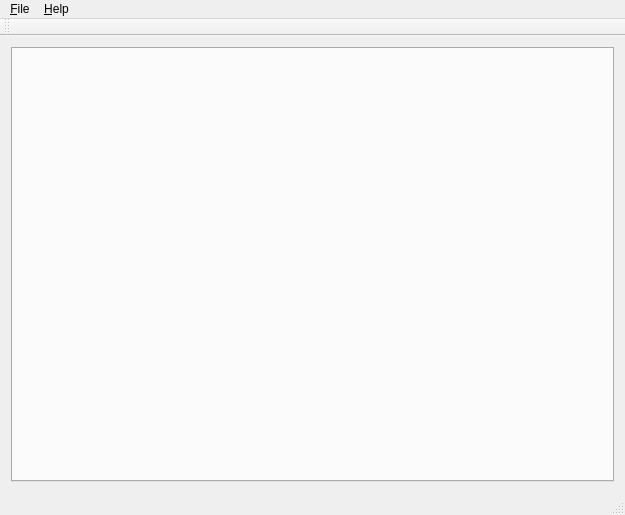
<?xml version="1.0" encoding="UTF-8"?>
<ui version="4.0">
 <class>MainWindow</class>
 <widget class="QMainWindow" name="MainWindow">
  <property name="geometry">
   <rect>
    <x>0</x>
    <y>0</y>
    <width>625</width>
    <height>515</height>
   </rect>
  </property>
  <property name="windowTitle">
   <string>MainWindow</string>
  </property>
  <widget class="QWidget" name="centralWidget">
   <layout class="QVBoxLayout" name="verticalLayout">
    <item>
     <widget class="QTabWidget" name="tabWidget">
      <property name="currentIndex">
       <number>-1</number>
      </property>
     </widget>
    </item>
   </layout>
  </widget>
  <widget class="QMenuBar" name="menuBar">
   <property name="geometry">
    <rect>
     <x>0</x>
     <y>0</y>
     <width>625</width>
     <height>24</height>
    </rect>
   </property>
   <widget class="QMenu" name="menu_File">
    <property name="title">
     <string>&amp;File</string>
    </property>
    <addaction name="actionExit"/>
   </widget>
   <widget class="QMenu" name="menu_Help">
    <property name="title">
     <string>&amp;Help</string>
    </property>
    <addaction name="actionAbout"/>
    <addaction name="actionAboutQt"/>
   </widget>
   <addaction name="menu_File"/>
   <addaction name="menu_Help"/>
  </widget>
  <widget class="QToolBar" name="mainToolBar">
   <attribute name="toolBarArea">
    <enum>TopToolBarArea</enum>
   </attribute>
   <attribute name="toolBarBreak">
    <bool>false</bool>
   </attribute>
  </widget>
  <widget class="QStatusBar" name="statusBar"/>
  <action name="actionExit">
   <property name="text">
    <string>E&amp;xit</string>
   </property>
   <property name="toolTip">
    <string>Exit Program</string>
   </property>
   <property name="shortcut">
    <string>Ctrl+Q</string>
   </property>
  </action>
  <action name="actionAbout">
   <property name="text">
    <string>&amp;About</string>
   </property>
  </action>
  <action name="actionAboutQt">
   <property name="text">
    <string>About &amp;Qt</string>
   </property>
  </action>
 </widget>
 <layoutdefault spacing="6" margin="11"/>
 <resources/>
 <connections>
  <connection>
   <sender>actionExit</sender>
   <signal>triggered()</signal>
   <receiver>MainWindow</receiver>
   <slot>close()</slot>
   <hints>
    <hint type="sourcelabel">
     <x>-1</x>
     <y>-1</y>
    </hint>
    <hint type="destinationlabel">
     <x>312</x>
     <y>257</y>
    </hint>
   </hints>
  </connection>
 </connections>
</ui>
